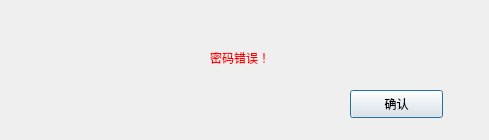
<?xml version="1.0" encoding="UTF-8"?>
<ui version="4.0">
 <class>Dialog_PwError</class>
 <widget class="QDialog" name="Dialog_PwError">
  <property name="geometry">
   <rect>
    <x>0</x>
    <y>0</y>
    <width>489</width>
    <height>140</height>
   </rect>
  </property>
  <property name="windowTitle">
   <string>密码错误！</string>
  </property>
  <widget class="QLabel" name="label">
   <property name="geometry">
    <rect>
     <x>210</x>
     <y>50</y>
     <width>91</width>
     <height>16</height>
    </rect>
   </property>
   <property name="styleSheet">
    <string notr="true">color: rgb(255, 0, 0);</string>
   </property>
   <property name="text">
    <string>密码错误！</string>
   </property>
  </widget>
  <widget class="QPushButton" name="pushButton">
   <property name="geometry">
    <rect>
     <x>350</x>
     <y>90</y>
     <width>93</width>
     <height>28</height>
    </rect>
   </property>
   <property name="text">
    <string>确认</string>
   </property>
  </widget>
 </widget>
 <resources/>
 <connections/>
</ui>
